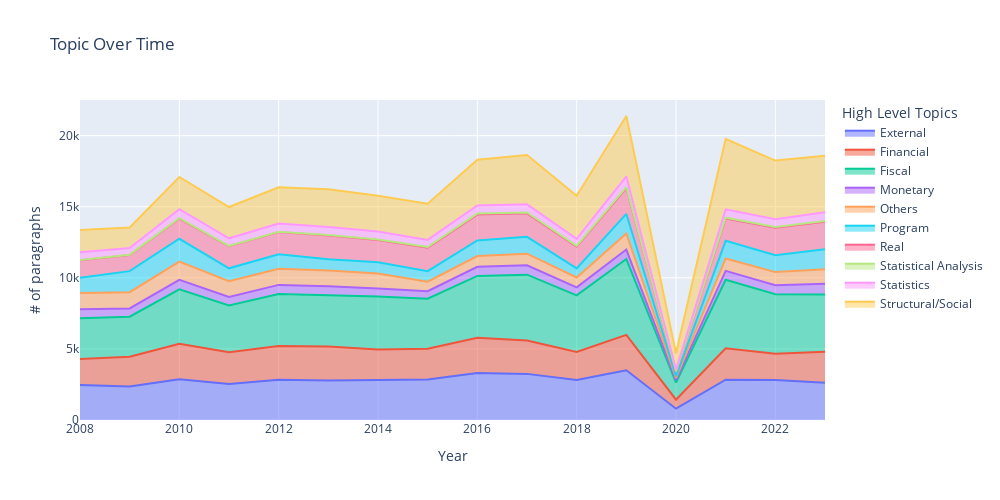

This figure's notebook cell:
### Code cell
fig = px.area(collapsed_df, 
              x="Year", 
              y="File_Name", 
              color="level_0", 
              line_group="level_0",
              height=500,
              width=1000,
              title='Topic Over Time',
              )
fig.update_layout(legend=dict(
                            title=dict(
                                text='High Level Topics',
                                font=dict(size=14)  # Optional: set the font size
                            ),),
                    yaxis_title='# of paragraphs'
    
                    )

fig.show()

### Figure 1 — Plotly figure (JSON) as saved in the notebook; plotly's stock layout.template omitted (floating-point values rounded to 4 significant figures)
{"data": [{"fillpattern": {"shape": ""}, "hovertemplate": "level_0=External<br>Year=%{x}<br>File_Name=%{y}<extra></extra>", "legendgroup": "External", "line": {"color": "#636efa"}, "marker": {"symbol": "circle"}, "mode": "lines", "name": "External", "orientation": "v", "showlegend": true, "stackgroup": "1", "type": "scatter", "x": [2008, 2009, 2010, 2011, 2012, 2013, 2014, 2015, 2016, 2017, 2018, 2019, 2020, 2021, 2022, 2023], "xaxis": "x", "y": [2461, 2355, 2858, 2538, 2838, 2783, 2808, 2852, 3312, 3244, 2816, 3501, 797, 2837, 2807, 2620], "yaxis": "y"}, {"fillpattern": {"shape": ""}, "hovertemplate": "level_0=Financial<br>Year=%{x}<br>File_Name=%{y}<extra></extra>", "legendgroup": "Financial", "line": {"color": "#EF553B"}, "marker": {"symbol": "circle"}, "mode": "lines", "name": "Financial", "orientation": "v", "showlegend": true, "stackgroup": "1", "type": "scatter", "x": [2008, 2009, 2010, 2011, 2012, 2013, 2014, 2015, 2016, 2017, 2018, 2019, 2020, 2021, 2022, 2023], "xaxis": "x", "y": [1837, 2091, 2499, 2230, 2373, 2382, 2145, 2165, 2479, 2345, 1966, 2485, 637, 2209, 1855, 2189], "yaxis": "y"}, {"fillpattern": {"shape": ""}, "hovertemplate": "level_0=Fiscal<br>Year=%{x}<br>File_Name=%{y}<extra></extra>", "legendgroup": "Fiscal", "line": {"color": "#00cc96"}, "marker": {"symbol": "circle"}, "mode": "lines", "name": "Fiscal", "orientation": "v", "showlegend": true, "stackgroup": "1", "type": "scatter", "x": [2008, 2009, 2010, 2011, 2012, 2013, 2014, 2015, 2016, 2017, 2018, 2019, 2020, 2021, 2022, 2023], "xaxis": "x", "y": [2854, 2818, 3837, 3281, 3646, 3624, 3726, 3517, 4343, 4633, 3982, 5337, 1202, 4818, 4181, 4020], "yaxis": "y"}, {"fillpattern": {"shape": ""}, "hovertemplate": "level_0=Monetary<br>Year=%{x}<br>File_Name=%{y}<extra></extra>", "legendgroup": "Monetary", "line": {"color": "#ab63fa"}, "marker": {"symbol": "circle"}, "mode": "lines", "name": "Monetary", "orientation": "v", "showlegend": true, "stackgroup": "1", "type": "scatter", "x": [2008, 2009, 2010, 2011, 2012, 2013, 2014, 2015, 2016, 2017, 2018, 2019, 2020, 2021, 2022, 2023], "xaxis": "x", "y": [633, 584, 660, 597, 647, 625, 578, 522, 641, 654, 567, 666, 168, 627, 643, 746], "yaxis": "y"}, {"fillpattern": {"shape": ""}, "hovertemplate": "level_0=Others<br>Year=%{x}<br>File_Name=%{y}<extra></extra>", "legendgroup": "Others", "line": {"color": "#FFA15A"}, "marker": {"symbol": "circle"}, "mode": "lines", "name": "Others", "orientation": "v", "showlegend": true, "stackgroup": "1", "type": "scatter", "x": [2008, 2009, 2010, 2011, 2012, 2013, 2014, 2015, 2016, 2017, 2018, 2019, 2020, 2021, 2022, 2023], "xaxis": "x", "y": [1149, 1145, 1288, 1117, 1133, 1107, 1050, 667, 758, 822, 692, 1136, 155, 871, 917, 1034], "yaxis": "y"}, {"fillpattern": {"shape": ""}, "hovertemplate": "level_0=Program<br>Year=%{x}<br>File_Name=%{y}<extra></extra>", "legendgroup": "Program", "line": {"color": "#19d3f3"}, "marker": {"symbol": "circle"}, "mode": "lines", "name": "Program", "orientation": "v", "showlegend": true, "stackgroup": "1", "type": "scatter", "x": [2008, 2009, 2010, 2011, 2012, 2013, 2014, 2015, 2016, 2017, 2018, 2019, 2020, 2021, 2022, 2023], "xaxis": "x", "y": [1063, 1476, 1605, 906, 1019, 778, 781, 745, 1096, 1185, 642, 1370, 119, 1241, 1189, 1403], "yaxis": "y"}, {"fillpattern": {"shape": ""}, "hovertemplate": "level_0=Real<br>Year=%{x}<br>File_Name=%{y}<extra></extra>", "legendgroup": "Real", "line": {"color": "#FF6692"}, "marker": {"symbol": "circle"}, "mode": "lines", "name": "Real", "orientation": "v", "showlegend": true, "stackgroup": "1", "type": "scatter", "x": [2008, 2009, 2010, 2011, 2012, 2013, 2014, 2015, 2016, 2017, 2018, 2019, 2020, 2021, 2022, 2023], "xaxis": "x", "y": [1239, 1143, 1417, 1549, 1564, 1676, 1575, 1655, 1819, 1653, 1534, 1817, 334, 1561, 1929, 1940], "yaxis": "y"}, {"fillpattern": {"shape": ""}, "hovertemplate": "level_0=Statistical Analysis<br>Year=%{x}<br>File_Name=%{y}<extra></extra>", "legendgroup": "Statistical Analysis", "line": {"color": "#B6E880"}, "marker": {"symbol": "circle"}, "mode": "lines", "name": "Statistical Analysis", "orientation": "v", "showlegend": true, "stackgroup": "1", "type": "scatter", "x": [2008, 2009, 2010, 2011, 2012, 2013, 2014, 2015, 2016, 2017, 2018, 2019, 2020, 2021, 2022, 2023], "xaxis": "x", "y": [24, 17, 34, 28, 21, 38, 32, 43, 69, 57, 49, 66, 25, 66, 52, 45], "yaxis": "y"}, {"fillpattern": {"shape": ""}, "hovertemplate": "level_0=Statistics<br>Year=%{x}<br>File_Name=%{y}<extra></extra>", "legendgroup": "Statistics", "line": {"color": "#FF97FF"}, "marker": {"symbol": "circle"}, "mode": "lines", "name": "Statistics", "orientation": "v", "showlegend": true, "stackgroup": "1", "type": "scatter", "x": [2008, 2009, 2010, 2011, 2012, 2013, 2014, 2015, 2016, 2017, 2018, 2019, 2020, 2021, 2022, 2023], "xaxis": "x", "y": [541, 464, 633, 533, 582, 563, 557, 500, 578, 578, 492, 755, 109, 584, 542, 611], "yaxis": "y"}, {"fillpattern": {"shape": ""}, "hovertemplate": "level_0=Structural/Social<br>Year=%{x}<br>File_Name=%{y}<extra></extra>", "legendgroup": "Structural/Social", "line": {"color": "#FECB52"}, "marker": {"symbol": "circle"}, "mode": "lines", "name": "Structural/Social", "orientation": "v", "showlegend": true, "stackgroup": "1", "type": "scatter", "x": [2008, 2009, 2010, 2011, 2012, 2013, 2014, 2015, 2016, 2017, 2018, 2019, 2020, 2021, 2022, 2023], "xaxis": "x", "y": [1571, 1444, 2261, 2199, 2539, 2647, 2523, 2550, 3212, 3469, 3034, 4249, 1147, 4950, 4130, 3984], "yaxis": "y"}], "layout": {"height": 500, "legend": {"title": {"font": {"size": 14}, "text": "High Level Topics"}, "tracegroupgap": 0}, "title": {"text": "Topic Over Time"}, "width": 1000, "xaxis": {"anchor": "y", "domain": [0, 1], "title": {"text": "Year"}}, "yaxis": {"anchor": "x", "domain": [0, 1], "title": {"text": "# of paragraphs"}}}}
